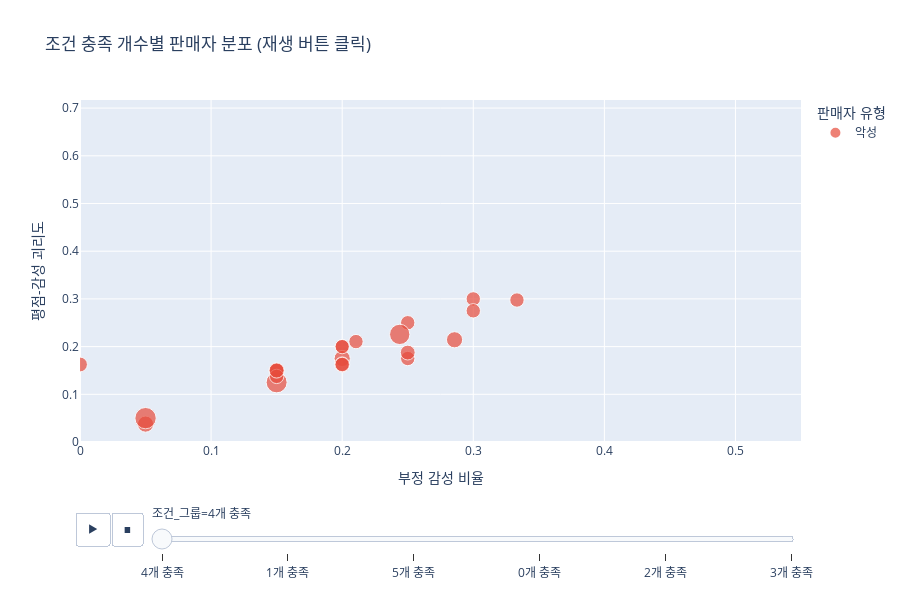

Notebook code cell kept with this figure:
### Markdown cell above
## 🎪 7. 애니메이션 - 조건 충족 개수별 변화

### Code cell
# 조건별 그룹화
df_animation = df.copy()
df_animation['조건_그룹'] = df_animation['conditions_met_count'].apply(
    lambda x: f'{x}개 충족' if x <= 5 else '6개 충족'
)

# 애니메이션 산점도
fig = px.scatter(
    df_animation,
    x='negative_sentiment_ratio',
    y='rating_sentiment_gap',
    animation_frame='조건_그룹',
    color='label_name',
    size='question_count',
    hover_data={
        'vendor_name': True,
        'conditions_met_count': True,
        'avg_rating': ':.2f'
    },
    color_discrete_map={'정상': '#2ecc71', '악성': '#e74c3c'},
    title='조건 충족 개수별 판매자 분포 (재생 버튼 클릭)',
    labels={
        'negative_sentiment_ratio': '부정 감성 비율',
        'rating_sentiment_gap': '평점-감성 괴리도',
        'label_name': '판매자 유형'
    },
    range_x=[0, df['negative_sentiment_ratio'].max() * 1.1],
    range_y=[0, df['rating_sentiment_gap'].max() * 1.1],
    height=600
)

fig.update_layout(transition={'duration': 500})
fig.show()

### Figure 1 — Plotly figure (JSON) as saved in the notebook; plotly's stock layout.template omitted (floating-point values rounded to 4 significant figures)
{"data": [{"customdata": [["(주)경일종합식품", 4, 4.95], ["Jstyle", 4, 5], ["광동제약(주)(본사직영)", 4, 4.9], ["기가철물", 4, 4.9], ["다모아마켓", 4, 4.35], ["더블유게러지", 4, 4.7], ["도담컴퍼니", 4, 5], ["라에르디", 4, 4.75], ["반디생활건강", 4, 4.85], ["부지런한 빵이", 4, 5], ["블루스토어", 4, 5], ["스파클주식회사", 4, 5], ["엑설런트네트워크", 4, 4.857], ["와이에스마켓", 4, 4.927], ["왕샤오화이커머스 유한회사", 4, 5], ["인타임", 4, 4.85], ["종품생활 유한회사", 4, 5], ["주식회사 오피스네오", 4, 4.95], ["지예산업", 4, 4.714], ["케이와이컴퍼니", 4, 5], ["코웰음료 (주)", 4, 5], ["헤세드원", 4, 4.9]], "hovertemplate": "판매자 유형=악성<br>조건_그룹=4개 충족<br>부정 감성 비율=%{x}<br>평점-감성 괴리도=%{y}<br>question_count=%{marker.size}<br>vendor_name=%{customdata[0]}<br>conditions_met_count=%{customdata[1]}<br>avg_rating=%{customdata[2]:.2f}<extra></extra>", "legendgroup": "악성", "marker": {"color": "#e74c3c", "size": [19.0, 14.0, 19.0, 32.0, 16.0, 15.0, 15.0, 16.0, 17.0, 15.0, 15.0, 15.0, 15.0, 30.0, 15.0, 15.0, 15.0, 15.0, 19.0, 33.0, 17.0, 15.0], "sizemode": "area", "sizeref": 0.145, "symbol": "circle"}, "mode": "markers", "name": "악성", "orientation": "v", "showlegend": true, "type": "scatter", "x": [0.05, 0.2, 0.2, 0.15, 0.0, 0.25, 0.2105, 0.25, 0.2, 0.2, 0.25, 0.15, 0.3333, 0.2439, 0.3, 0.2, 0.15, 0.15, 0.2857, 0.05, 0.15, 0.3], "xaxis": "x", "y": [0.0375, 0.2, 0.175, 0.125, 0.1625, 0.175, 0.2105, 0.1875, 0.1625, 0.2, 0.25, 0.15, 0.2976, 0.2256, 0.3, 0.1625, 0.15, 0.1375, 0.2143, 0.05, 0.15, 0.275], "yaxis": "y"}], "layout": {"height": 600, "legend": {"itemsizing": "constant", "title": {"text": "판매자 유형"}, "tracegroupgap": 0}, "sliders": [{"active": 0, "currentvalue": {"prefix": "조건_그룹="}, "len": 0.9, "pad": {"b": 10, "t": 60}, "steps": [{"args": [["4개 충족"], {"frame": {"duration": 0, "redraw": false}, "fromcurrent": true, "mode": "immediate", "transition": {"duration": 0, "easing": "linear"}}], "label": "4개 충족", "method": "animate"}, {"args": [["1개 충족"], {"frame": {"duration": 0, "redraw": false}, "fromcurrent": true, "mode": "immediate", "transition": {"duration": 0, "easing": "linear"}}], "label": "1개 충족", "method": "animate"}, {"args": [["5개 충족"], {"frame": {"duration": 0, "redraw": false}, "fromcurrent": true, "mode": "immediate", "transition": {"duration": 0, "easing": "linear"}}], "label": "5개 충족", "method": "animate"}, {"args": [["0개 충족"], {"frame": {"duration": 0, "redraw": false}, "fromcurrent": true, "mode": "immediate", "transition": {"duration": 0, "easing": "linear"}}], "label": "0개 충족", "method": "animate"}, {"args": [["2개 충족"], {"frame": {"duration": 0, "redraw": false}, "fromcurrent": true, "mode": "immediate", "transition": {"duration": 0, "easing": "linear"}}], "label": "2개 충족", "method": "animate"}, {"args": [["3개 충족"], {"frame": {"duration": 0, "redraw": false}, "fromcurrent": true, "mode": "immediate", "transition": {"duration": 0, "easing": "linear"}}], "label": "3개 충족", "method": "animate"}], "x": 0.1, "xanchor": "left", "y": 0, "yanchor": "top"}], "title": {"text": "조건 충족 개수별 판매자 분포 (재생 버튼 클릭)"}, "transition": {"duration": 500}, "updatemenus": [{"buttons": [{"args": [null, {"frame": {"duration": 500, "redraw": false}, "fromcurrent": true, "mode": "immediate", "transition": {"duration": 500, "easing": "linear"}}], "label": "&#9654;", "method": "animate"}, {"args": [[null], {"frame": {"duration": 0, "redraw": false}, "fromcurrent": true, "mode": "immediate", "transition": {"duration": 0, "easing": "linear"}}], "label": "&#9724;", "method": "animate"}], "direction": "left", "pad": {"r": 10, "t": 70}, "showactive": false, "type": "buttons", "x": 0.1, "xanchor": "right", "y": 0, "yanchor": "top"}], "xaxis": {"anchor": "y", "domain": [0, 1], "range": [0, 0.55], "title": {"text": "부정 감성 비율"}}, "yaxis": {"anchor": "x", "domain": [0, 1], "range": [0, 0.717], "title": {"text": "평점-감성 괴리도"}}}}
